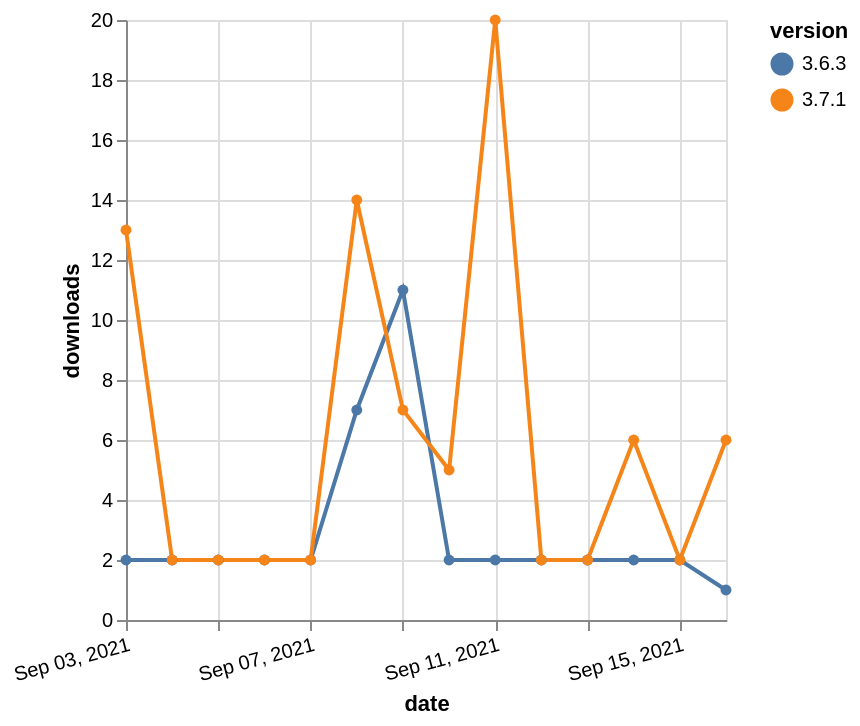

Write a Vega-Lite specification for this figure.
### Vega-Lite specification from a JSON file in a GitHub repository (floating-point values rounded to 4 significant figures)
{"$schema": "https://vega.github.io/schema/vega-lite/v5.json", "description": "A simple bar chart with embedded data.", "data": {"values": [{"date": "2021-09-03", "total": 5880, "delta": 2, "version": "3.6.3"}, {"date": "2021-09-04", "total": 5882, "delta": 2, "version": "3.6.3"}, {"date": "2021-09-05", "total": 5884, "delta": 2, "version": "3.6.3"}, {"date": "2021-09-06", "total": 5886, "delta": 2, "version": "3.6.3"}, {"date": "2021-09-07", "total": 5888, "delta": 2, "version": "3.6.3"}, {"date": "2021-09-08", "total": 5895, "delta": 7, "version": "3.6.3"}, {"date": "2021-09-09", "total": 5906, "delta": 11, "version": "3.6.3"}, {"date": "2021-09-10", "total": 5908, "delta": 2, "version": "3.6.3"}, {"date": "2021-09-11", "total": 5910, "delta": 2, "version": "3.6.3"}, {"date": "2021-09-12", "total": 5912, "delta": 2, "version": "3.6.3"}, {"date": "2021-09-13", "total": 5914, "delta": 2, "version": "3.6.3"}, {"date": "2021-09-14", "total": 5916, "delta": 2, "version": "3.6.3"}, {"date": "2021-09-15", "total": 5918, "delta": 2, "version": "3.6.3"}, {"date": "2021-09-16", "total": 5919, "delta": 1, "version": "3.6.3"}, {"date": "2021-09-03", "total": 3411, "delta": 13, "version": "3.7.1"}, {"date": "2021-09-04", "total": 3413, "delta": 2, "version": "3.7.1"}, {"date": "2021-09-05", "total": 3415, "delta": 2, "version": "3.7.1"}, {"date": "2021-09-06", "total": 3417, "delta": 2, "version": "3.7.1"}, {"date": "2021-09-07", "total": 3419, "delta": 2, "version": "3.7.1"}, {"date": "2021-09-08", "total": 3433, "delta": 14, "version": "3.7.1"}, {"date": "2021-09-09", "total": 3440, "delta": 7, "version": "3.7.1"}, {"date": "2021-09-10", "total": 3445, "delta": 5, "version": "3.7.1"}, {"date": "2021-09-11", "total": 3465, "delta": 20, "version": "3.7.1"}, {"date": "2021-09-12", "total": 3467, "delta": 2, "version": "3.7.1"}, {"date": "2021-09-13", "total": 3469, "delta": 2, "version": "3.7.1"}, {"date": "2021-09-14", "total": 3475, "delta": 6, "version": "3.7.1"}, {"date": "2021-09-15", "total": 3477, "delta": 2, "version": "3.7.1"}, {"date": "2021-09-16", "total": 3483, "delta": 6, "version": "3.7.1"}]}, "width": "container", "mark": {"type": "line", "point": {"filled": true}}, "encoding": {"x": {"field": "date", "type": "temporal", "timeUnit": "yearmonthdate", "title": "date", "axis": {"labelAngle": -15}}, "y": {"field": "delta", "type": "quantitative", "title": "downloads"}, "color": {"field": "version", "type": "nominal"}, "tooltip": {"field": "delta"}}}
